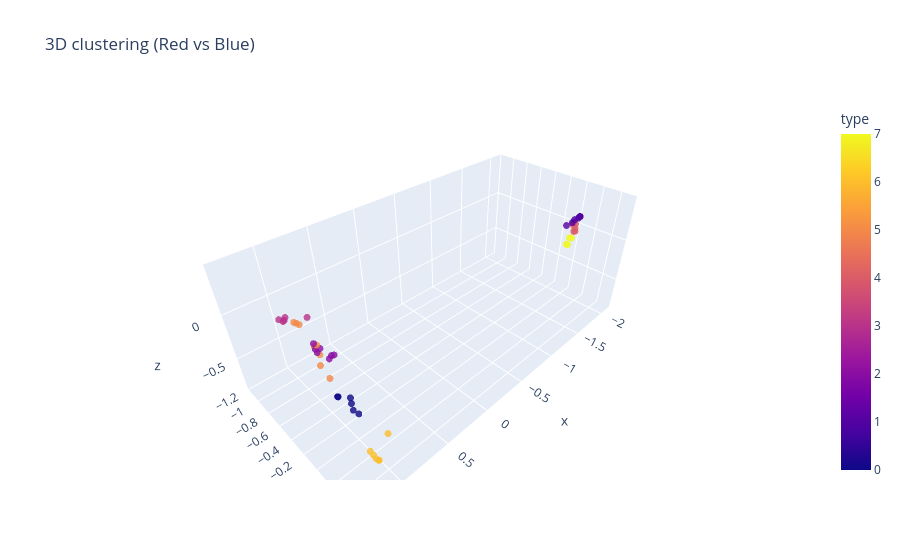

Here is the notebook cell this chart was saved with:
### Code cell
import plotly.express as px
import pandas as pd

df = pd.DataFrame(X_3d, columns=['x', 'y', 'z'])
df['cluster'] = labels.astype(str)
# df['type'] = candidate['Type'].tolist()
df['type'] = labels
df['virusDate'] = candidate['virusDate'].tolist()
df['virusIslID'] = candidate['virusIslID'].tolist()

color_map = {
    'candidate':    'yellow',   # 鲜红（实色）
    'test':    'red',   # 深蓝（实色）
}

fig = px.scatter_3d(
        df, x='x', y='y', z='z',
        color='type',
        color_discrete_map=color_map,
        opacity=0.8,
        hover_data={'virusDate': True,   # 显示日期
                    'cluster': True,
                    'virusIslID': True},  
        title='3D clustering (Red vs Blue)'
)

fig.update_traces(marker=dict(size=4))
fig.show()

### Figure 1 — Plotly figure (JSON) as saved in the notebook; plotly's stock layout.template omitted (floating-point values rounded to 4 significant figures; data arrays with more than 128 entries replaced by an {"elided": "..."} marker saying what was removed)
{"data": [{"customdata": {"elided": "50x3 str values"}, "hovertemplate": "x=%{x}<br>y=%{y}<br>z=%{z}<br>virusDate=%{customdata[0]}<br>cluster=%{customdata[1]}<br>virusIslID=%{customdata[2]}<br>type=%{marker.color}<extra></extra>", "legendgroup": "", "marker": {"color": [3, 5, 5, 1, 3, 7, 6, 1, 6, 5, 4, 2, 3, 2, 4, 4, 2, 6, 0, 5, 1, 3, 1, 5, 2, 7, 4, 5, 7, 1, 4, 2, 1, 0, 1, 1, 2, 0, 1, 0, 6, 0, 5, 6, 5, 2, 7, 0, 6, 3], "coloraxis": "coloraxis", "opacity": 0.8, "size": 4, "symbol": "circle"}, "mode": "markers", "name": "", "scene": "scene", "showlegend": false, "type": "scatter3d", "x": [1.081, 1.301, 1.212, -1.928, 1.025, -2.005, 1.036, -2.013, 1.023, 1.197, -2.01, 1.106, 0.9538, 1.157, -2.042, -2.04, 1.129, 1.043, 1.285, 1.287, -2.077, 1.022, -1.987, 1.283, 1.142, -1.948, -2.054, 1.142, -1.958, -2.066, -2.041, 1.202, -2.07, 1.231, -2.074, -2.074, 1.204, 1.285, -2.005, 1.202, 1.058, 1.258, 1.246, 0.8958, 1.186, 1.202, -2.014, 1.278, 1.022, 0.7067], "y": [-0.8572, 0.3385, -0.2286, -0.0217, -0.9247, -0.003406, 0.2152, 0.01529, 0.3121, 0.04023, 0.006891, -0.1398, -1.048, 0.1227, 0.02182, 0.02732, 0.02332, 0.2682, 0.3576, 0.2125, 0.04495, -0.9024, 0.01102, 0.1736, 0.1325, 0.00217, 0.02577, -0.3177, 0.01431, 0.04078, 0.01611, -0.002327, 0.03092, 0.4924, 0.04438, 0.04115, 0.01997, 0.3653, 0.02157, 0.3655, 0.3269, 0.4808, 0.1321, 0.2878, -0.2515, -0.01077, 0.01924, 0.5098, 0.3024, -1.155], "z": [-0.03103, 0.314, 0.3785, 0.05493, -0.122, -0.1214, -0.8024, 0.07994, -0.8358, 0.2438, 0.04703, 0.126, -0.188, 0.2649, 0.04756, -0.001186, 0.1483, -0.7934, 0.1516, 0.3255, 0.1345, -0.09931, 0.07901, 0.4579, 0.2667, -0.1807, -0.04541, 0.265, -0.1832, 0.1311, -0.04671, 0.2681, 0.1124, 0.05529, 0.1352, 0.1347, 0.2546, 0.1562, 0.1135, 0.08138, -0.7668, 0.1032, 0.4222, -0.6418, 0.342, 0.3149, -0.12, 0.2054, -0.8491, -0.3871]}], "layout": {"coloraxis": {"colorbar": {"title": {"text": "type"}}, "colorscale": [[0, "#0d0887"], [0.1111, "#46039f"], [0.2222, "#7201a8"], [0.3333, "#9c179e"], [0.4444, "#bd3786"], [0.5556, "#d8576b"], [0.6667, "#ed7953"], [0.7778, "#fb9f3a"], [0.8889, "#fdca26"], [1, "#f0f921"]]}, "legend": {"tracegroupgap": 0}, "scene": {"domain": {"x": [0, 1], "y": [0, 1]}, "xaxis": {"title": {"text": "x"}}, "yaxis": {"title": {"text": "y"}}, "zaxis": {"title": {"text": "z"}}}, "title": {"text": "3D clustering (Red vs Blue)"}}}
